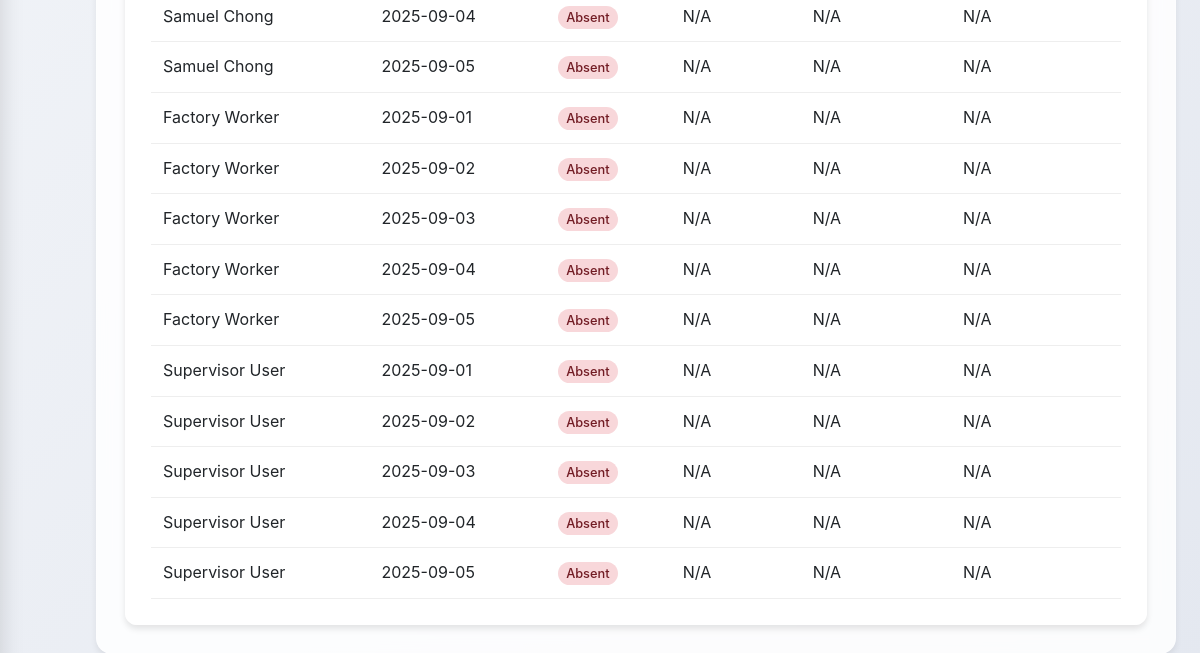
The app's page /reports (signed in, lower part), older data.
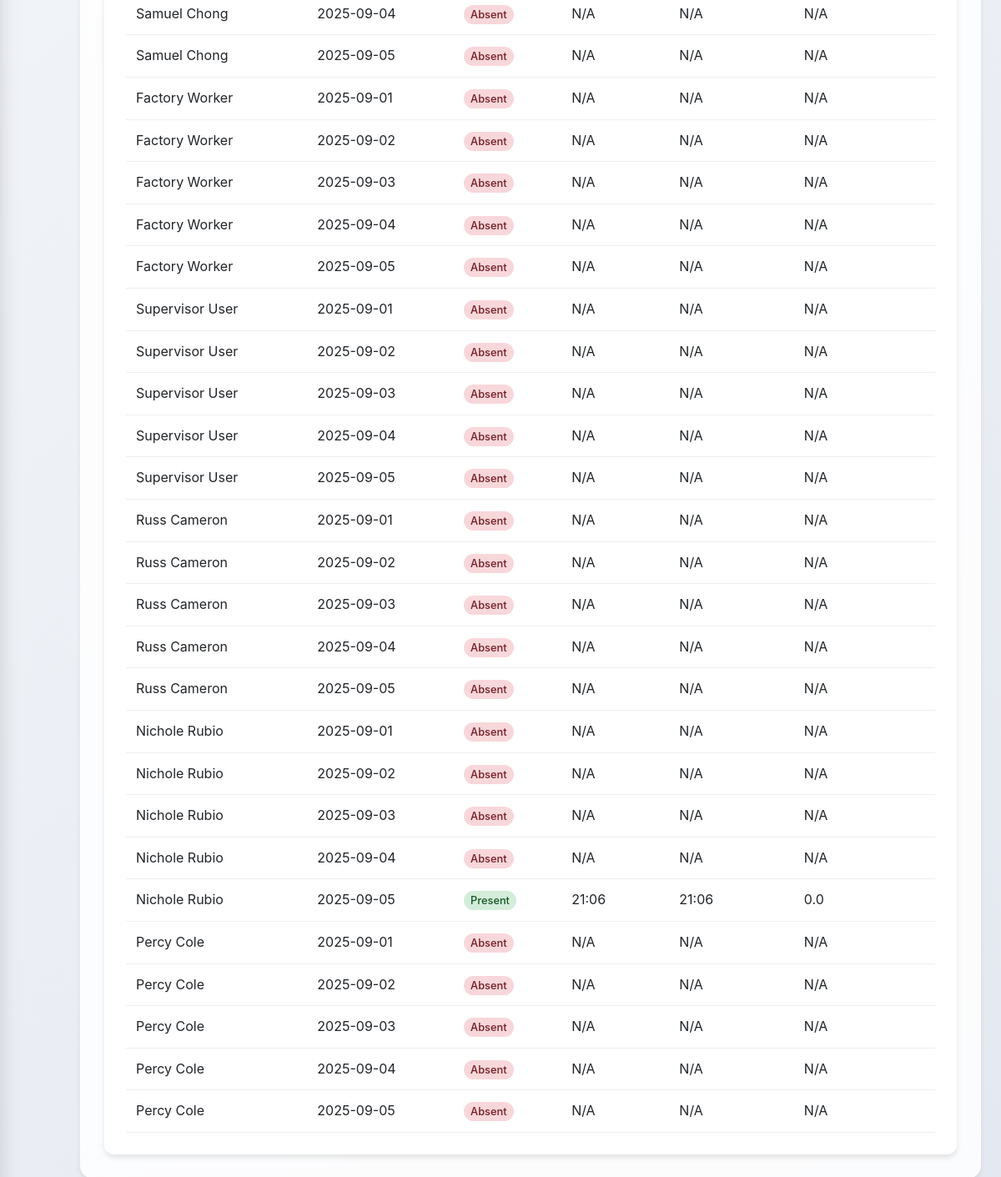
The same page, newer data.
### HerculesSystem.py (models this page shows, shortened)
class Employee(UserMixin, db.Model):
    id = db.Column(db.Integer, primary_key=True)
    username = db.Column(db.String(80), unique=True, nullable=False)
    password = db.Column(db.String(120), nullable=False)
    full_name = db.Column(db.String(120), nullable=False)
    email = db.Column(db.String(120), unique=True, nullable=False)
    nationality = db.Column(db.String(80), nullable=False)  # Added nationality
    employee_id = db.Column(db.String(80), unique=True, nullable=False)  # Added employee ID
    hire_date = db.Column(db.Date)
    is_admin = db.Column(db.Boolean, default=False)
    user_type = db.Column(db.String(20), default='employee')  # admin, supervisor, office, factory
    last_clock_in = db.Column(db.DateTime)
    last_clock_out = db.Column(db.DateTime)
    last_lunch_start = db.Column(db.DateTime)
    last_lunch_end = db.Column(db.DateTime)

class TimeTracking(db.Model):
    __tablename__ = 'time_tracking'
    id = db.Column(db.Integer, primary_key=True)
    employee_id = db.Column(db.Integer, db.ForeignKey('employee.id'), nullable=False)
    action_type = db.Column(db.String(20), nullable=False)  #clock_in, clock_out, lunch_start, lunch_end
    timestamp = db.Column(db.DateTime, nullable=True)
    latitude = db.Column(db.Float, nullable=True)
    longitude = db.Column(db.Float, nullable=True)
    address = db.Column(db.String(200), nullable=True)
    status = db.Column(db.String(20), nullable=True)    # in/out office
    ip_address = db.Column(db.String(45), nullable=True)
    employee = db.relationship('Employee', backref=db.backref('time_entries', lazy=True))

### HerculesSystem.py (the view)
@app.route('/reports')
@login_required
def reports():
    if current_user.user_type != 'admin':
        flash('You do not have permission to view reports.', 'danger')
        return redirect(url_for('dashboard'))
    employees = Employee.query.all()
    employee_id = request.args.get('employee_id')
    start_date_str = request.args.get('start_date')
    end_date_str = request.args.get('end_date')
    status_filter = request.args.get('status')
    start_date = datetime.strptime(start_date_str, '%Y-%m-%d').date() if start_date_str else None
    end_date = datetime.strptime(end_date_str, '%Y-%m-%d').date() if end_date_str else None
    if not start_date and not end_date:
        today = date.today()
        start_date = today.replace(day=1)
        end_date = today
    attendance_data = get_attendance_data(employee_id, start_date, end_date, status_filter)
    return render_template('reports.html',
                         employees=employees,
                         attendance_records=attendance_data,
                         now=datetime.now())

### HerculesSystem.py (called while the page is built)
@app.after_request
def add_security_headers(response):
    response.headers['Permissions-Policy'] = 'geolocation=()'
    return response

@login_manager.user_loader
def load_user(user_id):
    return db.session.get(Employee, int(user_id))

@app.context_processor
def inject_now():
    return {'now': datetime.utcnow()}

@app.before_request
def before_request():
    if request.url.startswith('https://'):
        new_url = request.url.replace('https://', 'http://', 1)
        return redirect(new_url, code=301)

### templates/reports.html (shortened to what this page needs)
{% extends "base.html" %}
{% block content %}
<div class="dashboard-container">
    <div class="glass" style="padding: 25px; border-radius: 12px;">
        {% if attendance_records %}
        <div style="overflow-x: auto;">
            <table style="width: 100%; border-collapse: collapse;">
                <tbody>
                    {% for record in attendance_records %}
                    <tr>
                        <td style="padding: 12px; border-bottom: 1px solid #eee;">{{ record.employee.full_name }}</td>
                        <td style="padding: 12px; border-bottom: 1px solid #eee;">{{ record.date.strftime('%Y-%m-%d') }}</td>
                        <td style="padding: 12px; border-bottom: 1px solid #eee;">
                            <span style="
                                padding: 4px 8px;
                                border-radius: 12px;
                                font-size: 0.8rem;
                                font-weight: 500;
                                {% if record.status == 'present' %}background: #d4edda; color: #155724;
                                {% else %}background: #f8d7da; color: #721c24;
                                {% endif %}
                            ">
                                {{ record.status.title() }}
                            </span>
                        </td>
                        <td style="padding: 12px; border-bottom: 1px solid #eee;">{{ record.clock_in.strftime('%H:%M') if record.clock_in else 'N/A' }}</td>
                        <td style="padding: 12px; border-bottom: 1px solid #eee;">{{ record.clock_out.strftime('%H:%M') if record.clock_out else 'N/A' }}</td>
                        <td style="padding: 12px; border-bottom: 1px solid #eee;">{{ record.total_hours }}</td>
                    </tr>
                    {% endfor %}
                </tbody>
            </table>
        </div>
        {% else %}
        <p style="text-align: center; color: #666; padding: 40px;">No attendance records found for the selected filters.</p>
        {% endif %}
    </div>
</div>
{% endblock %}

Row changes from the older to the newer data that the page shows:
added Employee: employee.full_name "Russ Cameron" "Russ Cameron" "Russ Cameron" "Russ Cameron" "Russ Cameron"
added Employee: employee.full_name "Nichole Rubio" "Nichole Rubio" "Nichole Rubio" "Nichole Rubio" "Nichole Rubio"
added TimeTracking: clock_in "21:06"
added TimeTracking: clock_out "21:06"
added Employee: employee.full_name "Percy Cole" "Percy Cole" "Percy Cole" "Percy Cole" "Percy Cole"
Text that changed along with them:
new list line: "2025-09-01 Absent N/A N/A N/A"
new list line: "2025-09-02 Absent N/A N/A N/A"
new list line: "2025-09-03 Absent N/A N/A N/A"
new list line: "2025-09-04 Absent N/A N/A N/A"
new list line: "2025-09-05 Absent N/A N/A N/A"
new list line: "2025-09-05 Present 0.0"
